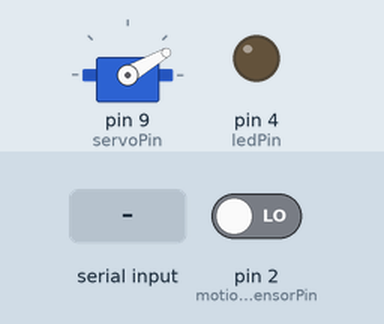
This sketch was run on a simulated Arduino Uno, built with avr-gcc and run on an emulated ATmega328P. On the bench: servo, output pins drawn as LEDs (lit = HIGH). Inputs (shaded band) come from the test bench; at power-on: pin 2 (motionSensorPin) LOW.

Above: at 1.2 s.
1.3 s: "unlock\n" received over Serial
At 2.1 s:
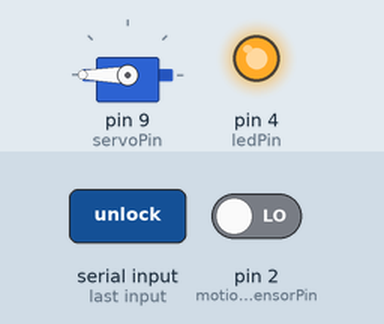
Timing chart, 0 to 5.8 s (numbered marks = the images above; inputs shaded):
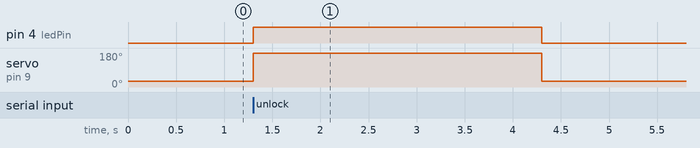

The sketch:

arduino_assignment_2.ino
```cpp
#include <Servo.h>

#define servoPin 9
#define ledPin 4
#define motionSensorPin 2
#define microphonePin A5
#define lockAngle 30
#define unlockAngle 180

unsigned long lastMicros = 0;
const unsigned long interval = 125;
unsigned long lastMotionTime = 0;
const unsigned long motionCooldown = 12000;
unsigned long unlockTime = 0;
bool unlocking = false;


bool motionDetected = false;
bool recordAudio = false;

Servo servo;

void setup() {
  // Set motion sensor
  pinMode(motionSensorPin, INPUT);
  pinMode(ledPin, OUTPUT);
  attachInterrupt(digitalPinToInterrupt(motionSensorPin), motionDetectedFunc, RISING);
  // Set serial
  Serial.begin(230400);
  // Set servo
  servo.attach(servoPin);
  servo.write(lockAngle);
}

void loop() {
  // Unlock for only 3 seconds, then lock again
  if (unlocking && millis() - unlockTime >= 3000) {
    lock();
    digitalWrite(ledPin, LOW);
    unlocking = false;
  }

  // Send audio
  if (recordAudio) {
    if (micros() - lastMicros >= interval) {
      lastMicros += interval;

      int val = analogRead(microphonePin);
      Serial.write(lowByte(val));
      Serial.write(highByte(val));
    }
  }

  // Handle serial inputs
  if (Serial.available() > 0) {
    String input = Serial.readStringUntil('\n');
    if (input == "unlock") {
      unlock();
    }
    else if (input == "Audio START") {
      recordAudio = true;
      Serial.write("<SMART_LOCK_AUDIO>");
    }
    else if (input == "Audio STOP") {
      recordAudio = false;
    }
    else {
      unlock();
    }
  }

  // Send signal to RPi when motion detected
  if (motionDetected) {
    Serial.write("<SMART_LOCK_MOTION>");
    motionDetected = false;
  }
}

void unlock() {
  servo.write(unlockAngle);
  digitalWrite(ledPin, HIGH);
  unlockTime = millis();
  unlocking = true;
}

void motionDetectedFunc() {
  unsigned long currentMillis = millis();
  if (currentMillis - lastMotionTime >= motionCooldown) {
    motionDetected = true;
    lastMotionTime = currentMillis;
  }
}

void lock() {
  servo.write(lockAngle);
}
```

Measured:
- after the input at 1.3 s, pin 4 (ledPin): LOW → HIGH at once, → LOW 3.0 s later; servo on pin 9 (servoPin): 30° → 180° at once, → 30° 3.0 s later
